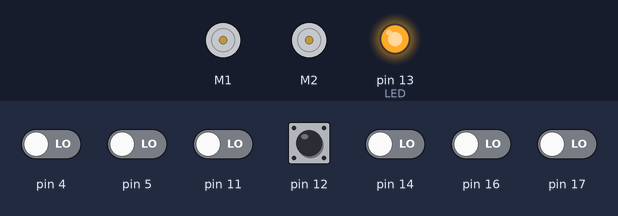
A sketch run on a simulated Arduino Uno, built with avr-gcc and run on an emulated ATmega328P. Parts: 2 × DC motor (green arrow = forward, orange = backward, longer = faster), output pins drawn as LEDs (lit = HIGH). The inputs (shaded band) are chosen by the test bench; at power-on: pin 12 HIGH, pin 4, pin 5, pin 11, pin 14, pin 16, pin 17 LOW. Random numbers use the default seed unless the sketch sets one.

Above: at 0.8 s.
0.9 s: pin 12 pulled LOW for 0.15 s
At 1.17 s:
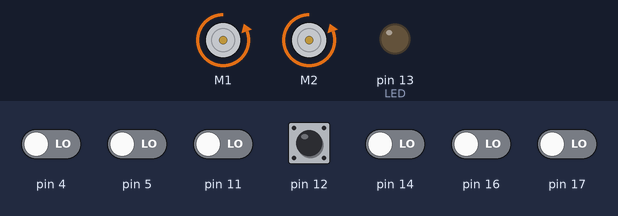
3.9 s: pin 4 driven HIGH
At 5.49 s:
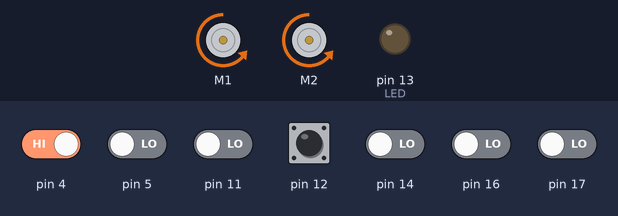
6.9 s: pin 5 driven HIGH
8.6 s: pin 12 pulled LOW for 1 s
At 10.0 s:
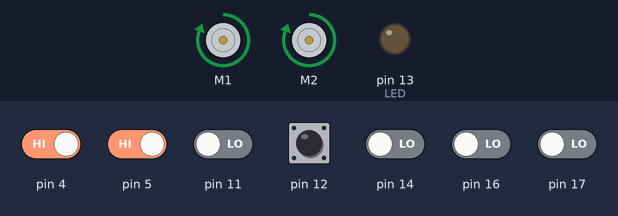
11.1 s: pin 4 driven LOW
At 12.75 s:
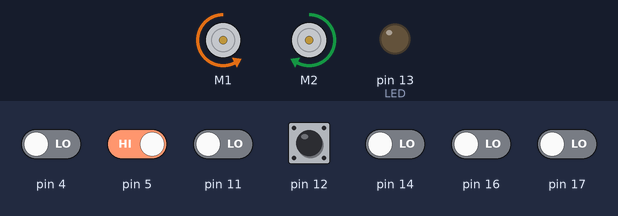
14.1 s: pin 4 driven HIGH
Timing chart, 0 to 17.1 s (numbered marks = the images above; inputs shaded):
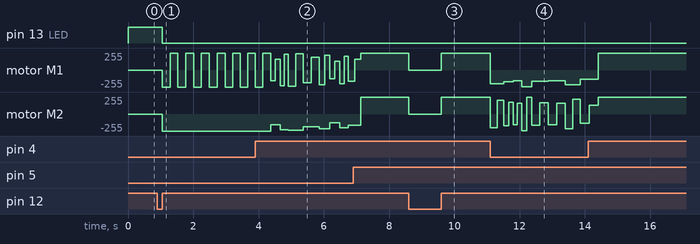

Measured:
- after the input at 0.9 s, pin 13 (LED): HIGH → LOW after 0.15 s; motor M1: alternates forward 255/255 for 0.24 s and backward 255/255 for 0.24 s, starting after 0.16 s; motor M2: stopped → backward 255/255 after 0.16 s
- after the input at 3.9 s, motor M2: backward 255/255 → backward 158/255 after 0.48 s, → backward 239/255 0.28 s later, → backward 242/255 0.24 s later, → backward 191/255 0.46 s later, … (8 changes in this stretch)
- after the input at 8.6 s, motor M1, motor M2: forward 255/255 → stopped at once, → forward 255/255 1.0 s later

The sketch:

Sumo-robot-project.ino
```cpp
#include <ZumoMotors.h>
#include <Pushbutton.h>
#include <QTRSensors.h>
#include <ZumoReflectanceSensorArray.h>

#define LED  13

#define QTR_THRESHOLD 1500 // microseconds
#define MAX_SPEED    400
#define DURATION 200 // ms

ZumoMotors motors;
Pushbutton button(ZUMO_BUTTON);

#define NUM_SENSORS 6
unsigned int sensor_values[NUM_SENSORS];

ZumoReflectanceSensorArray sensors(QTR_NO_EMITTER_PIN);

void waitForButtonAndCountDown()
{
  digitalWrite(LED, HIGH);
  button.waitForButton();
  digitalWrite(LED, LOW);
}

void setup()
{
  pinMode(LED, HIGH);
  waitForButtonAndCountDown();
}

unsigned long pre = 0;
void loop()
{
  if (button.isPressed())
  {
    motors.setSpeeds(0, 0);
    button.waitForRelease();
  }
  randomSeed(millis());
  int random1 = random(20,50);
  #define RAN_DURATION DURATION + random1
  sensors.read(sensor_values);
  unsigned long current = millis();

  if ((sensor_values[0] < QTR_THRESHOLD) && (sensor_values[5] < QTR_THRESHOLD)) // makes it go backwards and turn if the leftmost and rightmost sensors detect a line
  {
    motors.setSpeeds(-MAX_SPEED, -MAX_SPEED);
    delay(RAN_DURATION);
    motors.setSpeeds(MAX_SPEED, -MAX_SPEED);
    delay(RAN_DURATION);
    go_forward();
  }
  else if (sensor_values[0] < QTR_THRESHOLD) // if leftmost sensor detects line, turn to the right
  {
    turn_right();
    pre = current;
  }
  else if (sensor_values[5] < QTR_THRESHOLD)// if rightmost sensor detects line, turn to the left
  {
    turn_left();
    pre=current;
  }
  else
  {
    if (current - pre > 2500)
    {
      motors.setSpeeds(-100, -100);
      motors.setSpeeds(MAX_SPEED, MAX_SPEED);
    }
    // if it doesn't detect anything it goes full speed straight
    go_forward();
  }
}

void turn_right()
{
  randomSeed(millis());

  int random1 = random(100,300);
  int rspeed1 = random(200,400);
  motors.setSpeeds(-rspeed1, -rspeed1);
  delay(random1);
  motors.setSpeeds(-rspeed1, rspeed1);
  delay(random1);
  go_forward();
}

void turn_left()
{
  randomSeed(millis());
  int random1 = random(100,300);

  int rspeed2 = random(200,400);
  motors.setSpeeds(-rspeed2, -rspeed2);
  delay(random1);
  motors.setSpeeds(rspeed2, -rspeed2);
  delay(random1);
  go_forward();
}

void go_forward()
{
  motors.setSpeeds(MAX_SPEED, MAX_SPEED);
}
```
